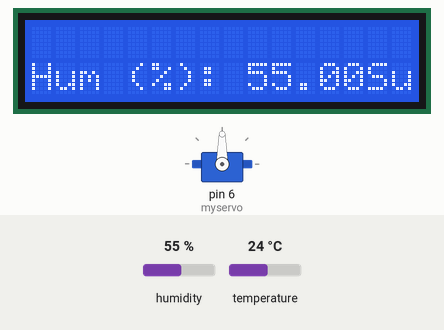
This sketch was run on a simulated Arduino Uno, built with avr-gcc and run on an emulated ATmega328P. Shown: servo, 16×2 character LCD. Inputs (shaded band) come from the test bench; at power-on: humidity 55 %, temperature 24 °C. What the sketch prints to the serial monitor is not drawn.

Above: at 14.6 s.

The sketch:

feeder1.0.ino
```cpp
#include <LiquidCrystal.h>
#include <dht.h>
#include <Adafruit_Sensor.h>
#include <Time.h>
#include <TimeLib.h>
#include <Servo.h>

// Setting WiFi
#define SSID "homenet"        // SSID
#define PASS "0123456789"     // Password
#define HOST "192.168.1.108"  // Webhost
//-------------------------------

Servo myservo; // create servo object to control a servo
int angle = 0; // variable to store the servo position
dht DHT;
#define dht_apin 9

//constants for the number of rows and columns in the LCD
const int numRows = 2;
const int numCols = 16;
// initialize the library with the numbers of the interface pins
LiquidCrystal lcd(12, 11, 5, 4, 3, 2);
float suhu;
float kelembapan;

void setup()
{
  Serial.begin(9600);
  delay(500);//Wait before accessing Sensor
  myservo.attach(6); // attaches the servo on pin 9 to the servo object
  setTime(11,44,00,01,06,2017);
  DHT.read11(dht_apin);
  lcd.begin(numCols, numRows);
  lcd.print("Hello World!"); // Print a message to the LCD.
  lcd.clear();
  delay(1000);//Wait before accessing Sensor
  // Tes awal modul ESP8266.
  Serial.println("AT");
  delay(5000);
  connectWiFi();
}

// Untuk display dalam rangka debug waktu
void digitalClockDisplay() {
   time_t t = now();
   Serial.print(hour(t));
   printDigits(minute(t));
   printDigits(second(t));
   Serial.print(" ");
   Serial.print(day(t));
   Serial.print(" ");
   Serial.print(month(t));
   Serial.print(" ");
   Serial.print(year(t));
   Serial.println();
}

// Untuk print digit waktu pada display dalam rangka debug waktu
void printDigits(int digits) {
   Serial.print(":");
   if (digits < 10)
   Serial.print('0');
   Serial.print(digits);
}

void loop()
{
  time_t t = now();
  Serial.print("Humidity (%): ");
  Serial.println(DHT.humidity, 2);
  Serial.print("Temperature (°C): ");
  Serial.println(DHT.temperature, 2);
  lcd.setCursor(0,1);
  lcd.print("Hum (%): ");
  lcd.print(DHT.humidity, 2);
  lcd.print("Suhu (°C): ");
  lcd.print(DHT.temperature, 2);
  suhu = DHT.temperature;
  kelembapan = DHT.humidity;
  if ((hour(t) == 11) && (minute(t) == 45) && (second(t) == 00)) {
      myservo.write(180); // tell servo to go to position in variable 'angle'
      delay(20); // waits 20ms between servo commands
  }
  if ((hour(t) == 11) && (minute(t) == 46) && (second(t) == 00)) {
      myservo.write(90); // move servo in opposite direction
      delay(20); // waits 20ms between servo commands
  }
  delay(1000);
  sendData(String(suhu), String(kelembapan));
  delay(1000);
}

// Prosedur mengirimkan data ke server
void sendData(String suhu, String kelembapan){
  // Setup koneksi TCP.
  String cmd = "AT+CIPSTART=\"TCP\",\"";
  cmd += HOST;
  cmd += "\",80";
  Serial.println(cmd);
  delay(2000);

  // Kirim data ke server dengan metode GET.
  cmd = "GET /fishfeeder/add_data.php"; // Link ke skrip PHP
  cmd += "?temperature=";  // Selektor Temperatur
  cmd += suhu;          // Nilai Temperatur
  cmd += "&kelembapan=";        // Selektor Status Lampu
  cmd += kelembapan;            // Nilai Lampu
  cmd += " HTTP/1.1\r\nHost: 192.168.1.108\r\n\r\n\r\n"; // Host
  Serial.print("AT+CIPSEND=");
  Serial.println(cmd.length());
  Serial.print(cmd);
  //if(Serial.find(">")){
    //Serial.print(cmd);
  //}
}

// Prosedur Koneksi WiFi
void connectWiFi(){
  // Koneksi ke Titik Akses (AP)
  Serial.println("AT+CWMODE=1");
  delay(2000);
  String cmd="AT+CWJAP=\"";
  cmd+=SSID;
  cmd+="\",\"";
  cmd+=PASS;
  cmd+="\"";
  Serial.println(cmd);
  delay(5000);
  // Pengecekan Koneksi WiFi
  if(Serial.find("OK")){
    Serial.println("Connection");
    //return true;
  }
  else{
    Serial.println("No Connection");
    //return false;
  }
}
```
